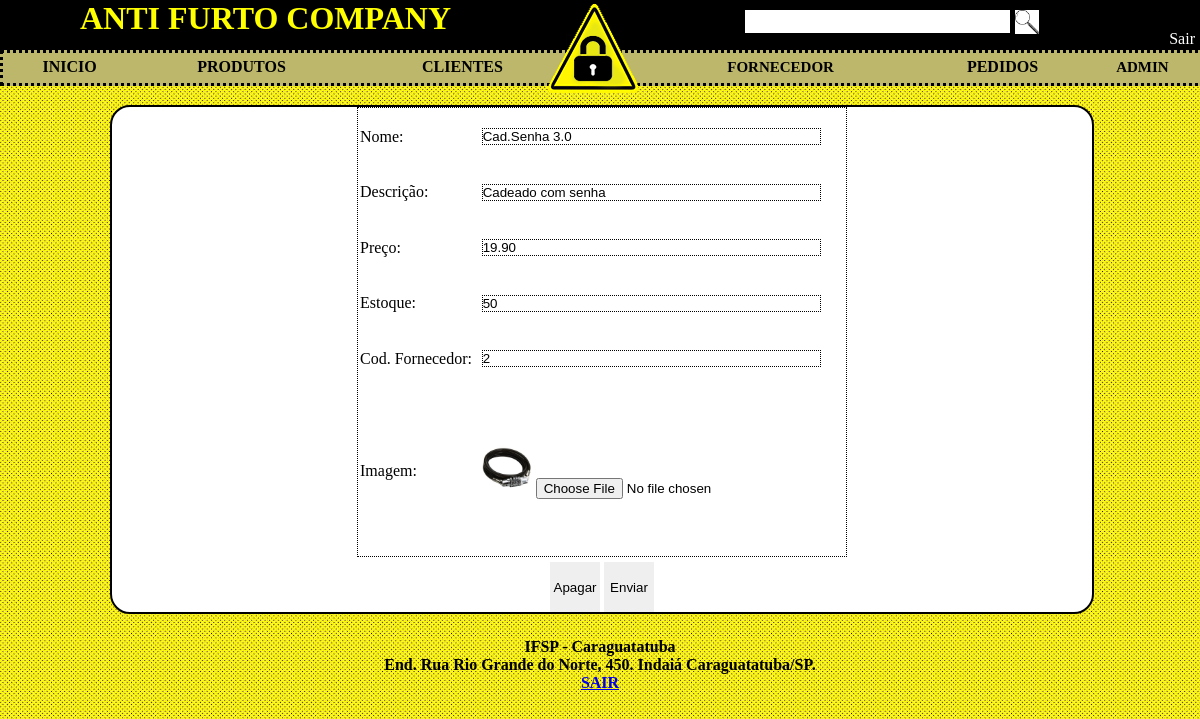
The page /SITE/admin/alterar_produto.php?cod=1 (signed in) on the database its author committed.
### tables this page shows
CREATE TABLE `produto` (
  `descricao` varchar(60) NOT NULL,
  `cod_produto` int(11) NOT NULL AUTO_INCREMENT,
  `nome_produto` varchar(20) NOT NULL,
  `preco` decimal(10,2) NOT NULL,
  `foto` varchar(40) NOT NULL,
  `estoque` int(11) NOT NULL,
  `cod_fornecedor` int(11) DEFAULT NULL,
  `categoria` varchar(20) DEFAULT NULL,
  PRIMARY KEY (`cod_produto`),
  KEY `cod_fornecedor` (`cod_fornecedor`),
  KEY `categoria` (`categoria`),
  CONSTRAINT `produto_ibfk_1` FOREIGN KEY (`cod_fornecedor`) REFERENCES `fornecedor` (`cod_fornecedor`),
  CONSTRAINT `produto_ibfk_2` FOREIGN KEY (`categoria`) REFERENCES `categoria` (`nome`)
);

### SITE/admin/alterar_produto.php (the view, shortened to what this page needs)
<?php
	include "templete/topo.php";
	if($con){
		$sql = 'select * from produto WHERE cod_produto='.$_GET['cod'].';';
		$rs = mysql_query($sql, $con);
		if($rs){
			if($valor = mysql_fetch_array($rs)){?>
				<form name="incCliente" action="update_produto.php" method="POST" enctype = "multipart/form-data">
					<table class="tabela_cadastro" width="50%" height="450px">
						<tr><td>Nome: </td><td><input type="text" name="nome_produto" size=40 maxlength=80 class="caixa" value="<?php echo $valor['nome_produto'];?>"></td></tr>
						<tr><td>Descrição: </td><td><input type="text" name="descricao_produto" size=40 maxlength=80 class="caixa" value="<?php echo $valor['descricao'];?>"></td></tr>
						<tr><td>Preço: </td><td><input type="text" name="preco_produto" size=40 maxlength=80 class="caixa" value="<?php echo $valor['preco'];?>"></td></tr>
						<tr><td>Estoque: </td><td><input type="text" name="estoque_produto" size=40 maxlength=80 class="caixa" value="<?php echo $valor['estoque'];?>"></td></tr>
						<tr><td>Cod. Fornecedor: </td><td><input type="text" name="fornecedor" size=40 maxlength=80 class="caixa" value="<?php echo $valor['cod_fornecedor'];?>"></td></tr>
						<tr><td>Imagem: </td><td><img src='imagens_produtos/<?php echo $valor['foto']?>' alt='imagem' height='50'>
								<input type ='file' name = 'foto' id = 'foto'></td></tr>
					</table>
					<center>
						<input type = "reset" value = "Apagar" class="botao">
						<input type = "submit" value = "Enviar" class="botao">
					</center>
				</form>
<?php
			}
		}
	}
	include "templete/rodape.php";
?>

### SITE/admin/css/css.css (style rules this page uses)
* { padding: 0px; margin: 0px; border: 0px; }
body { background-image: url("fundo2.jpg"); }
.tabela_cadastro { border-style: dotted; border-width: thin; border-color: #000000; margin: 0 auto; }
.caixa { border-color: black; border-style: dotted; border-width: thin; }
.botao { height: 50px; width: 50px; margin-top: 5px; }
a,img { border: none; }

### rows shown on the page
produto: nome_produto "Cad.Senha 3.0", descricao_produto "Cadeado com senha", preco_produto "19.90", estoque_produto "50", fornecedor "2", foto (picture)
